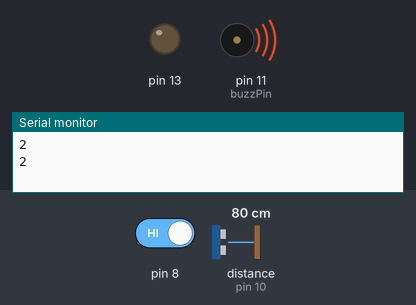
Recording of a sketch running on a simulated Arduino Uno, built with avr-gcc and run on an emulated ATmega328P. Parts: output pins drawn as LEDs (lit = HIGH), buzzer (waves = sounding, pin HIGH), the last lines printed to the serial monitor. Wiring (inferred from the names in the program): ultrasonic range finder: trigger pin 9; echo pin 10. The inputs (shaded band) are chosen by the test bench; at power-on: pin 8 HIGH, distance to the obstacle (sensor on pin 10) 80 cm. The echo pulse lasts 58.3 µs per cm; pins used as bus, display or sensor lines are not drawn.

Above: at 2.6 s.
2.7 s: pin 8 driven LOW
At 3.2 s:
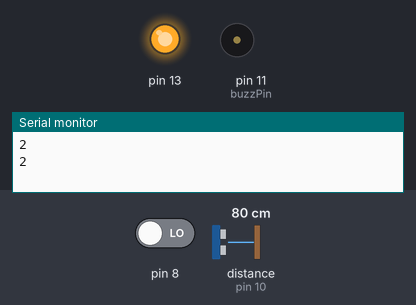
4.6 s: pin 8 driven HIGH
At 6.9 s:
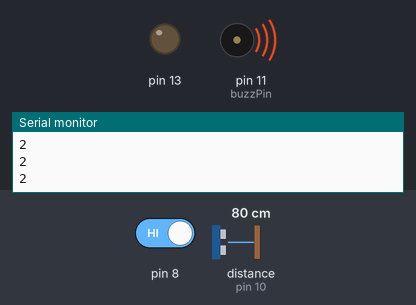
Timing chart, 0 to 8.4 s (numbered marks = the images above; inputs shaded):
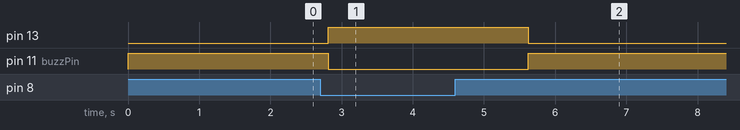

Measured:
- after the input at 2.7 s, pin 13: LOW → HIGH after 0.11 s; pin 11 (buzzPin): HIGH → LOW after 0.11 s
- after the input at 4.6 s, pin 13: HIGH → LOW after 1.0 s; pin 11 (buzzPin): LOW → HIGH after 1.0 s

The sketch:

final_code.ino
```cpp
    //int rainPin = A0;
    int buzzPin=11;
    int ACWATERPUMP = 13;
    int sensor = 8;
    int val;
    const int trigPin = 9;
    const int echoPin = 10;

    long duration;
    int distance;

    void setup()
    {
          pinMode(13,OUTPUT);
          pinMode(8,INPUT);
          pinMode(trigPin, OUTPUT);
          pinMode(echoPin, INPUT);
          //pinMode(rainPin, INPUT);
          pinMode(buzzPin,OUTPUT);
          Serial.begin(9600);
    }

    void loop()
    {
        val = digitalRead(8);
        if(val == LOW)
        {
        digitalWrite(13,HIGH);
        digitalWrite(buzzPin,LOW);
        }
        else
        {
        digitalWrite(13,LOW);
        digitalWrite(buzzPin,HIGH);
        }
        delay(400);

       digitalWrite(trigPin, LOW);
        delayMicroseconds(2);

        digitalWrite(trigPin, HIGH);
        delayMicroseconds(10);
        digitalWrite(trigPin, LOW);

        duration = pulseIn(echoPin, HIGH);


        int centimeters = duration/58.2;//cms
        int inches = duration/148;//inchs
        int feet = inches/12;
        int metre = centimeters/100;
   // display on lcd

         String cm = String(centimeters);//cms
         String in = String(inches);//inchs

        //distance= duration*0.034/2;

       // Serial.print("Distance: ");
        Serial.println(feet);
        delay(1000);

        //int sensorValue = analogRead(rainPin);
        //delay(1000);

        /*if(sensorValue <= 400)
        {
            Serial.println(sensorValue);
            digitalWrite(buzzPin,LOW);
        }
        else if(sensorValue >= 500)
        {
            Serial.println(sensorValue);
            digitalWrite(buzzPin,HIGH);
        }
        else
        {
             Serial.println(sensorValue);
             digitalWrite(buzzPin,LOW);
        }*/

    }
```
